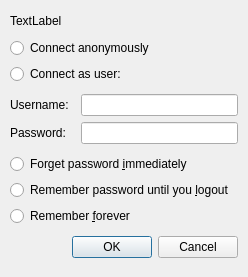
<?xml version="1.0" encoding="UTF-8"?>
<ui version="4.0">
 <class>MountOpAskPasswordDialog</class>
 <widget class="QDialog" name="MountOpAskPasswordDialog">
  <property name="geometry">
   <rect>
    <x>0</x>
    <y>0</y>
    <width>248</width>
    <height>277</height>
   </rect>
  </property>
  <property name="sizePolicy">
   <sizepolicy hsizetype="Preferred" vsizetype="Preferred">
    <horstretch>0</horstretch>
    <verstretch>0</verstretch>
   </sizepolicy>
  </property>
  <property name="windowTitle">
   <string>Mount</string>
  </property>
  <property name="sizeGripEnabled">
   <bool>false</bool>
  </property>
  <property name="modal">
   <bool>false</bool>
  </property>
  <layout class="QVBoxLayout" name="verticalLayout_3">
   <property name="margin">
    <number>10</number>
   </property>
   <item>
    <widget class="QLabel" name="message">
     <property name="sizePolicy">
      <sizepolicy hsizetype="Preferred" vsizetype="Fixed">
       <horstretch>0</horstretch>
       <verstretch>0</verstretch>
      </sizepolicy>
     </property>
     <property name="text">
      <string>TextLabel</string>
     </property>
    </widget>
   </item>
   <item>
    <layout class="QVBoxLayout" name="verticalLayout_2">
     <item>
      <widget class="QRadioButton" name="radioButton">
       <property name="text">
        <string>Connect anonymously</string>
       </property>
       <attribute name="buttonGroup">
        <string notr="true">usernameGroup</string>
       </attribute>
      </widget>
     </item>
     <item>
      <widget class="QRadioButton" name="radioButton_2">
       <property name="text">
        <string>Connect as user:</string>
       </property>
       <attribute name="buttonGroup">
        <string notr="true">usernameGroup</string>
       </attribute>
      </widget>
     </item>
    </layout>
   </item>
   <item>
    <layout class="QGridLayout" name="gridLayout">
     <property name="horizontalSpacing">
      <number>12</number>
     </property>
     <item row="0" column="0">
      <widget class="QLabel" name="label">
       <property name="sizePolicy">
        <sizepolicy hsizetype="Preferred" vsizetype="Fixed">
         <horstretch>0</horstretch>
         <verstretch>0</verstretch>
        </sizepolicy>
       </property>
       <property name="text">
        <string>Username:</string>
       </property>
      </widget>
     </item>
     <item row="0" column="1">
      <widget class="QLineEdit" name="lineEdit"/>
     </item>
     <item row="1" column="0">
      <widget class="QLabel" name="label_2">
       <property name="sizePolicy">
        <sizepolicy hsizetype="Preferred" vsizetype="Fixed">
         <horstretch>0</horstretch>
         <verstretch>0</verstretch>
        </sizepolicy>
       </property>
       <property name="text">
        <string>Password:</string>
       </property>
      </widget>
     </item>
     <item row="1" column="1">
      <widget class="QLineEdit" name="lineEdit_2"/>
     </item>
    </layout>
   </item>
   <item>
    <layout class="QVBoxLayout" name="verticalLayout">
     <item>
      <widget class="QRadioButton" name="radioButton_3">
       <property name="text">
        <string>Forget password &amp;immediately</string>
       </property>
       <attribute name="buttonGroup">
        <string notr="true">passwordGroup</string>
       </attribute>
      </widget>
     </item>
     <item>
      <widget class="QRadioButton" name="radioButton_4">
       <property name="text">
        <string>Remember password until you &amp;logout</string>
       </property>
       <attribute name="buttonGroup">
        <string notr="true">passwordGroup</string>
       </attribute>
      </widget>
     </item>
     <item>
      <widget class="QRadioButton" name="radioButton_5">
       <property name="text">
        <string>Remember &amp;forever</string>
       </property>
       <attribute name="buttonGroup">
        <string notr="true">passwordGroup</string>
       </attribute>
      </widget>
     </item>
    </layout>
   </item>
   <item>
    <widget class="QDialogButtonBox" name="buttonBox">
     <property name="orientation">
      <enum>Qt::Horizontal</enum>
     </property>
     <property name="standardButtons">
      <set>QDialogButtonBox::Cancel|QDialogButtonBox::Ok</set>
     </property>
    </widget>
   </item>
  </layout>
 </widget>
 <resources/>
 <connections>
  <connection>
   <sender>buttonBox</sender>
   <signal>accepted()</signal>
   <receiver>MountOpAskPasswordDialog</receiver>
   <slot>accept()</slot>
   <hints>
    <hint type="sourcelabel">
     <x>248</x>
     <y>254</y>
    </hint>
    <hint type="destinationlabel">
     <x>157</x>
     <y>274</y>
    </hint>
   </hints>
  </connection>
  <connection>
   <sender>buttonBox</sender>
   <signal>rejected()</signal>
   <receiver>MountOpAskPasswordDialog</receiver>
   <slot>reject()</slot>
   <hints>
    <hint type="sourcelabel">
     <x>316</x>
     <y>260</y>
    </hint>
    <hint type="destinationlabel">
     <x>286</x>
     <y>274</y>
    </hint>
   </hints>
  </connection>
 </connections>
 <buttongroups>
  <buttongroup name="passwordGroup"/>
  <buttongroup name="usernameGroup"/>
 </buttongroups>
</ui>
